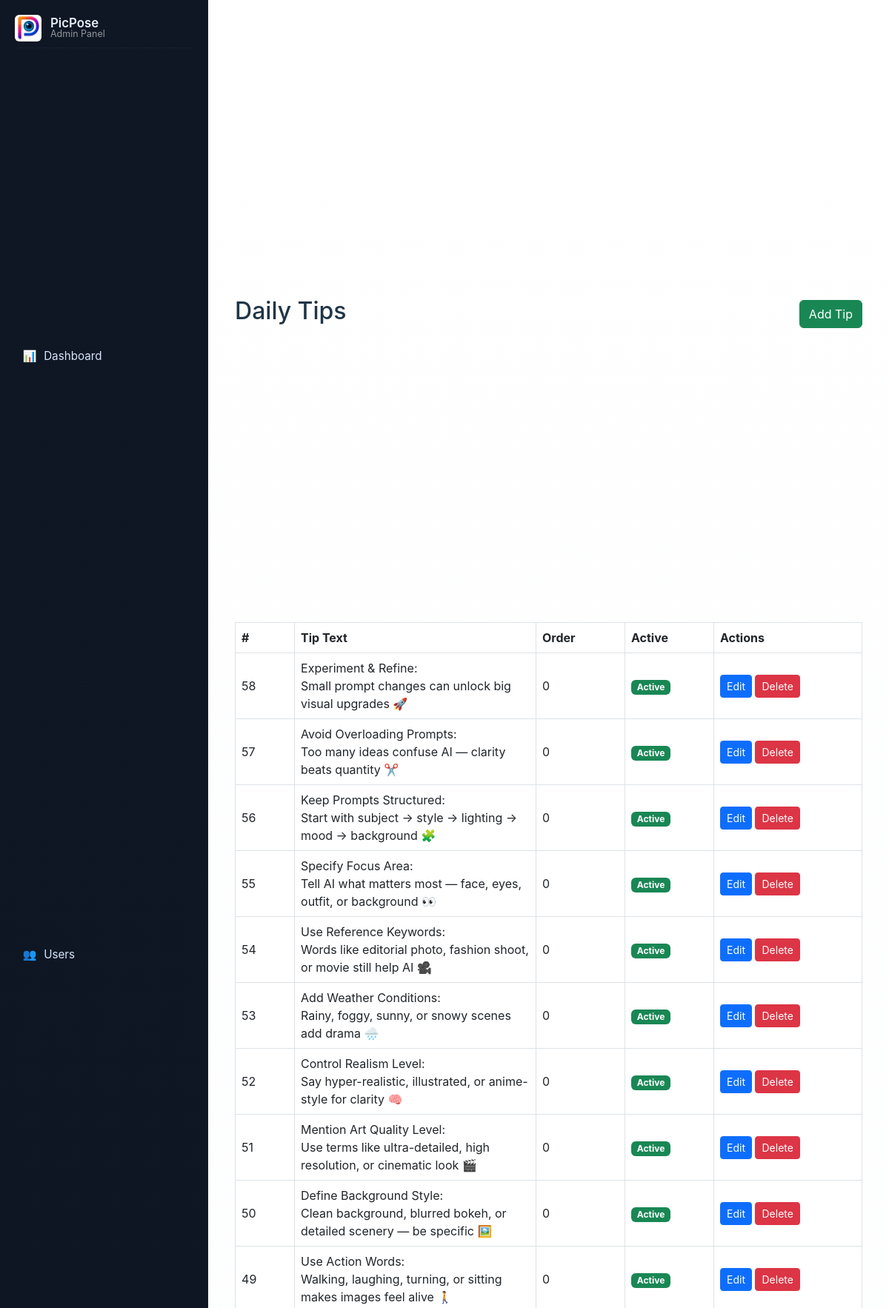
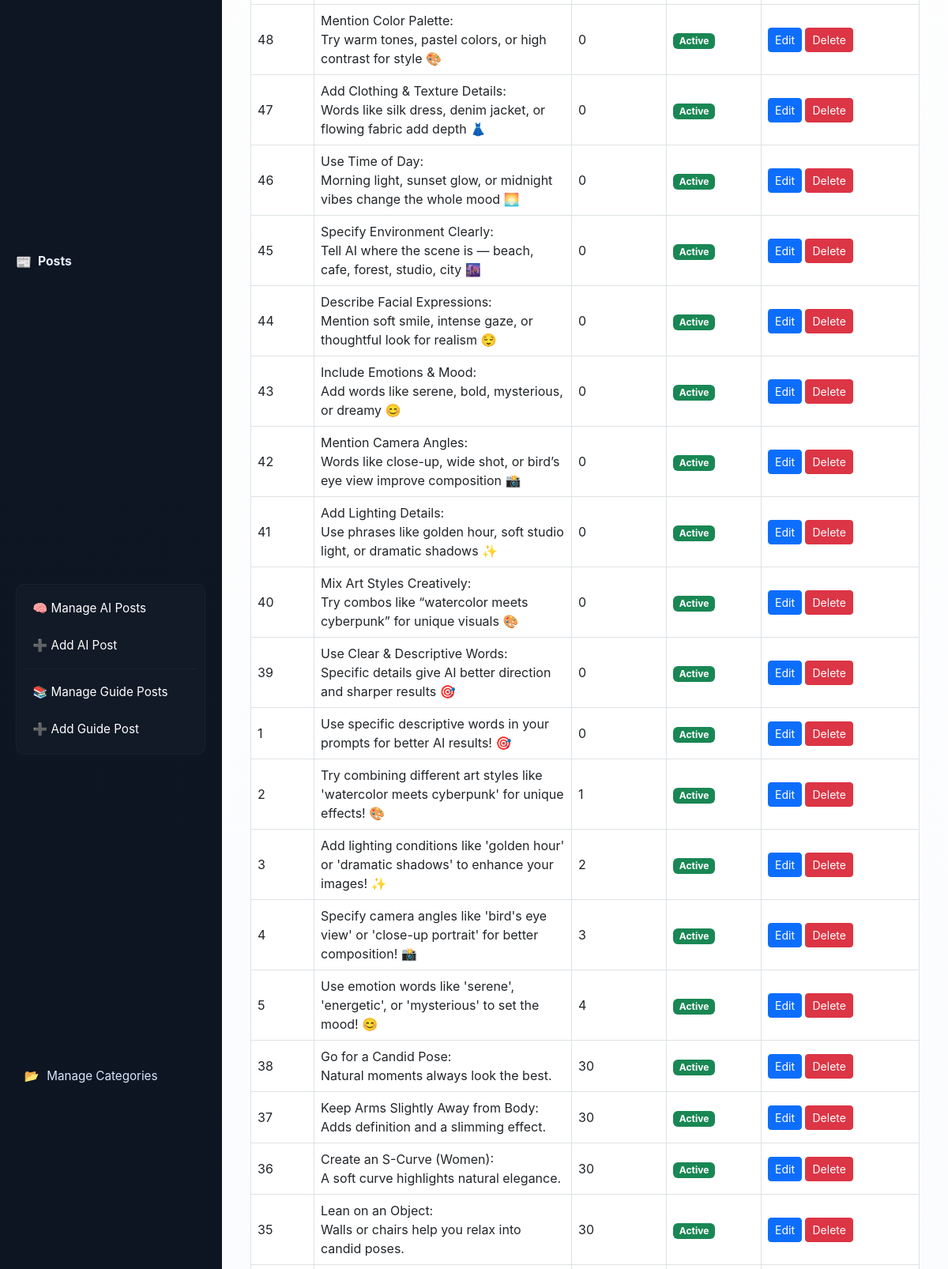
The app's page /views/tips/manage_tips.php (signed in, upper part) with its own data (2 pictures, top to bottom).
### tables this page shows
CREATE TABLE `daily_tips` (
  `id` int(10) UNSIGNED NOT NULL,
  `tip_text` text NOT NULL,
  `is_active` tinyint(1) NOT NULL DEFAULT 1,
  `display_order` int(11) NOT NULL DEFAULT 0,
  `created_at` datetime NOT NULL DEFAULT current_timestamp(),
  `updated_at` datetime DEFAULT NULL ON UPDATE current_timestamp()
);

### views/tips/manage_tips.php (the view, shortened to what this page needs)
<?php
require '../../config.php';
include '../../includes/header.php';
$res = $conn->query("SELECT * FROM daily_tips ORDER BY display_order ASC, created_at DESC");
$tips = [];
while ($r = $res->fetch_assoc()) $tips[] = $r;
?>
<div class="container">
  <div class="d-flex justify-content-between align-items-center mb-3">
    <h2>Daily Tips</h2>
    <div>
      <button class="btn btn-success" id="addTipBtn">Add Tip</button>
    </div>
  </div>
  <table class="table table-bordered align-middle">
    <thead>
      <tr>
        <th style="width:80px;">#</th>
        <th>Tip Text</th>
        <th style="width:120px;">Order</th>
        <th style="width:120px;">Active</th>
        <th style="width:200px;">Actions</th>
      </tr>
    </thead>
    <tbody>
      <?php if (empty($tips)): ?>
        <tr><td colspan="5" class="text-center">No tips yet. Add one.</td></tr>
      <?php else: ?>
        <?php foreach ($tips as $t): ?>
          <tr data-tip='<?= htmlspecialchars(json_encode($t), ENT_QUOTES); ?>'>
            <td><?= (int)$t['id']; ?></td>
            <td><?= nl2br(htmlspecialchars($t['tip_text'])); ?></td>
            <td><?= (int)$t['display_order']; ?></td>
            <td><?= $t['is_active'] ? '<span class="badge bg-success">Active</span>' : '<span class="badge bg-secondary">Inactive</span>'; ?></td>
            <td>
              <button class="btn btn-sm btn-primary editTipBtn">Edit</button>
              <form method="POST" action="../../process_tip.php" style="display:inline-block;">
                <button class="btn btn-sm btn-danger" onclick="return confirm('Delete this tip?')">Delete</button>
              </form>
            </td>
          </tr>
        <?php endforeach; ?>
      <?php endif; ?>
    </tbody>
  </table>
</div>
<?php include '../../includes/footer.php'; ?>

### assets/css/style.css (style rules this page uses)
:root { --sidebar-bg-start: #0f1724; --sidebar-bg-end: #0b1220; --sidebar-text: #e6eef8; --muted: rgba(255,255,255,0.55); --accent-start: #2563eb; --accent-end: #7c3aed; }
html, body { height: 100%; margin: 0; font-family: "Inter", system-ui, -apple-system, "Segoe UI", Roboto, "Helvetica Neue", Arial; background: #f6f8fb; color: #213547; }
.d-flex { display: flex; min-height: 100vh; box-sizing: border-box; }

### records on screen
daily_tips: id "58", tip_text "Experiment & Refine: Small prompt changes can unlock big visual upgrades 🚀", display_order "0", is_active "Active"
daily_tips: id "57", tip_text "Avoid Overloading Prompts: Too many ideas confuse AI — clarity beats quantity ✂️", display_order "0", is_active "Active"
daily_tips: id "56", tip_text "Keep Prompts Structured: Start with subject → style → lighting → mood → background 🧩", display_order "0", is_active "Active"
daily_tips: id "55", tip_text "Specify Focus Area: Tell AI what matters most — face, eyes, outfit, or background 👀", display_order "0", is_active "Active"
daily_tips: id "54", tip_text "Use Reference Keywords: Words like editorial photo, fashion shoot, or movie still help AI 🎥", display_order "0", is_active "Active"
daily_tips: id "53", tip_text "Add Weather Conditions: Rainy, foggy, sunny, or snowy scenes add drama 🌧️", display_order "0", is_active "Active"
daily_tips: id "52", tip_text "Control Realism Level: Say hyper-realistic, illustrated, or anime-style for clarity 🧠", display_order "0", is_active "Active"
daily_tips: id "51", tip_text "Mention Art Quality Level: Use terms like ultra-detailed, high resolution, or cinematic look 🎬", display_order "0", is_active "Active"
daily_tips: id "50", tip_text "Define Background Style: Clean background, blurred bokeh, or detailed scenery — be specific 🖼️", display_order "0", is_active "Active"
daily_tips: id "49", tip_text "Use Action Words: Walking, laughing, turning, or sitting makes images feel alive 🚶", display_order "0", is_active "Active"
daily_tips: id "48", tip_text "Mention Color Palette: Try warm tones, pastel colors, or high contrast for style 🎨", display_order "0", is_active "Active"
daily_tips: id "47", tip_text "Add Clothing & Texture Details: Words like silk dress, denim jacket, or flowing fabric add depth 👗", display_order "0", is_active "Active"
daily_tips: id "46", tip_text "Use Time of Day: Morning light, sunset glow, or midnight vibes change the whole mood 🌅", display_order "0", is_active "Active"
daily_tips: id "45", tip_text "Specify Environment Clearly: Tell AI where the scene is — beach, cafe, forest, studio, city 🌆", display_order "0", is_active "Active"
daily_tips: id "44", tip_text "Describe Facial Expressions: Mention soft smile, intense gaze, or thoughtful look for realism 😌", display_order "0", is_active "Active"
daily_tips: id "43", tip_text "Include Emotions & Mood: Add words like serene, bold, mysterious, or dreamy 😊", display_order "0", is_active "Active"
daily_tips: id "42", tip_text "Mention Camera Angles: Words like close-up, wide shot, or bird’s eye view improve composition 📸", display_order "0", is_active "Active"
daily_tips: id "41", tip_text "Add Lighting Details: Use phrases like golden hour, soft studio light, or dramatic shadows ✨", display_order "0", is_active "Active"
daily_tips: id "40", tip_text "Mix Art Styles Creatively: Try combos like “watercolor meets cyberpunk” for unique visuals 🎨", display_order "0", is_active "Active"
daily_tips: id "39", tip_text "Use Clear & Descriptive Words: Specific details give AI better direction and sharper results 🎯", display_order "0", is_active "Active"
daily_tips: id "1", tip_text "Use specific descriptive words in your prompts for better AI results! 🎯", display_order "0", is_active "Active"
daily_tips: id "2", tip_text "Try combining different art styles like 'watercolor meets cyberpunk' for unique effects! 🎨", display_order "1", is_active "Active"
daily_tips: id "3", tip_text "Add lighting conditions like 'golden hour' or 'dramatic shadows' to enhance your images! ✨", display_order "2", is_active "Active"
daily_tips: id "4", tip_text "Specify camera angles like 'bird's eye view' or 'close-up portrait' for better composition! 📸", display_order "3", is_active "Active"
daily_tips: id "5", tip_text "Use emotion words like 'serene', 'energetic', or 'mysterious' to set the mood! 😊", display_order "4", is_active "Active"
daily_tips: id "38", tip_text "Go for a Candid Pose: Natural moments always look the best.", display_order "30", is_active "Active"
daily_tips: id "37", tip_text "Keep Arms Slightly Away from Body: Adds definition and a slimming effect.", display_order "30", is_active "Active"
daily_tips: id "36", tip_text "Create an S-Curve (Women): A soft curve highlights natural elegance.", display_order "30", is_active "Active"
daily_tips: id "35", tip_text "Lean on an Object: Walls or chairs help you relax into candid poses.", display_order "30", is_active "Active"
